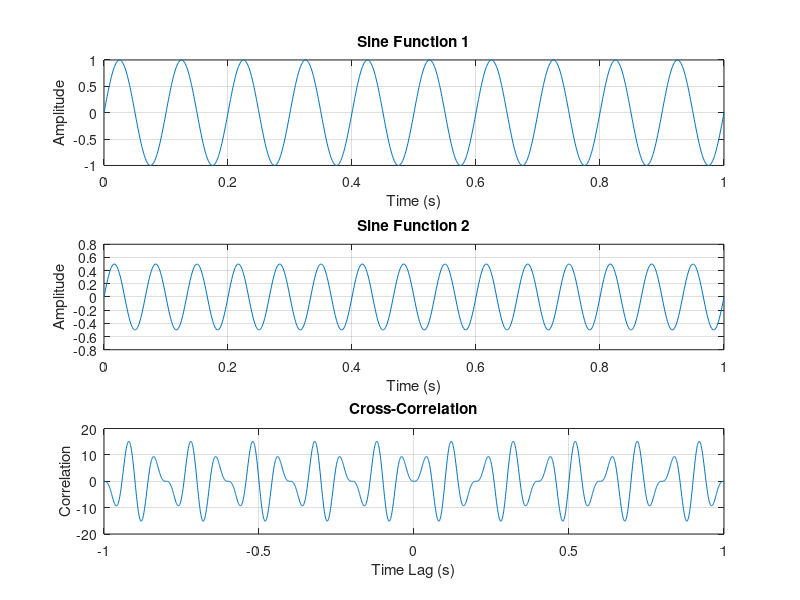

Source code (MATLAB):
% Define the parameters
Fs = 1000;            % Sampling frequency (Hz)
t = 0:1/Fs:1;         % Time vector
f1 = 10;              % Frequency of the first sine function (Hz)
f2 = 15;              % Frequency of the second sine function (Hz)
A1 = 1;               % Amplitude of the first sine function
A2 = 0.5;             % Amplitude of the second sine function

% Generate the sine functions
x1 = A1*sin(2*pi*f1*t);
x2 = A2*sin(2*pi*f2*t);

% Perform cross-correlation
corr = xcorr(x1, x2);

% Compute the time lag vector
lags = -(length(x1)-1):(length(x1)-1);

% Plot the results
subplot(3, 1, 1);
plot(t, x1);
grid on;
xlabel('Time (s)');
ylabel('Amplitude');
title('Sine Function 1');


subplot(3, 1, 2);
plot(t, x2);
grid on;
xlabel('Time (s)');
ylabel('Amplitude');
title('Sine Function 2');

subplot(3, 1, 3);
plot(lags/Fs, corr);
grid on;
xlabel('Time Lag (s)');
ylabel('Correlation');
title('Cross-Correlation');
